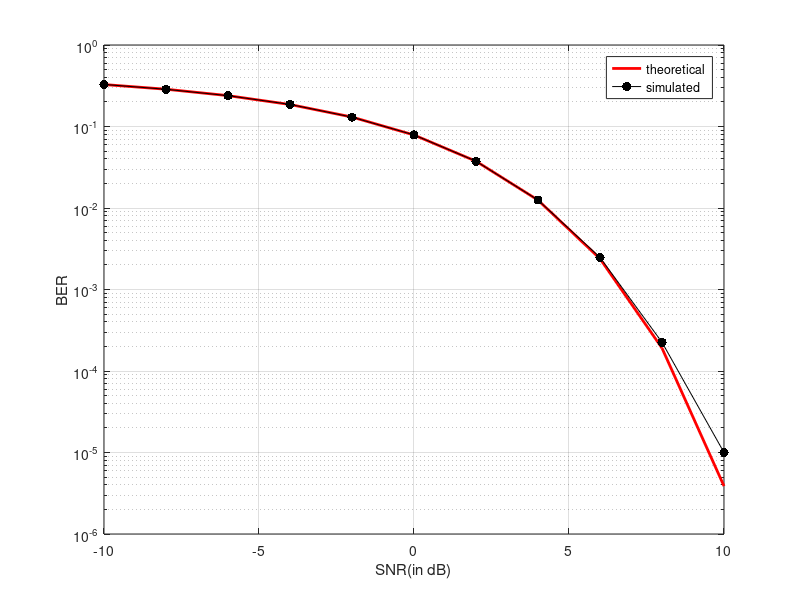

Write the MATLAB code that produced this figure.
close all;
clc;
num_bit = 10000;    %signal length
max_run = 20;       %max number of iterations for a single snr
Eb = 1;             %bit energy
SNRdB = -10:2:10;   %signal to noise ratio(in dB)
SNR = 10.^(SNRdB/10); %convert snr to normal scale
BER_sim = zeros(size(SNR));
BER_the = zeros(size(SNR));

for count = 1:length(SNR)    %beginning of loop for different snr
    avgError = 0;
    for run_time = 1:max_run  %beginning of loop for different runs
        Error = 0;
        D = randi([0 1], 1, num_bit); %baseband modulation
        X = 2*D - 1;
        No = Eb/SNR(count);
        N = sqrt(No/2)*randn(1, num_bit);
        Y = X + N;
        for n = 1:num_bit
            if ((Y(n) > 0 && D(n) == 0) ||(Y(n) < 0 && D(n) == 1))
                Error = Error + 1;
            end
        end
        Error = Error/num_bit;     %calculate error/bit for different runs
        avgError = avgError + Error;    
    end
    BER_sim(count) = avgError/max_run;    %simulated BER
    BER_the(count) = 0.5*erfc(sqrt(SNR(count))); %theoretical BER
end

figure(1);
semilogy(SNRdB, BER_the, 'r', 'LineWidth', 2);
grid on
hold on
semilogy(SNRdB, BER_sim,'marker', '.','color','k', 'MarkerSize', 20);
hold off
legend({'theoretical', 'simulated'});
ylabel('BER');
xlabel('SNR(in dB)');        